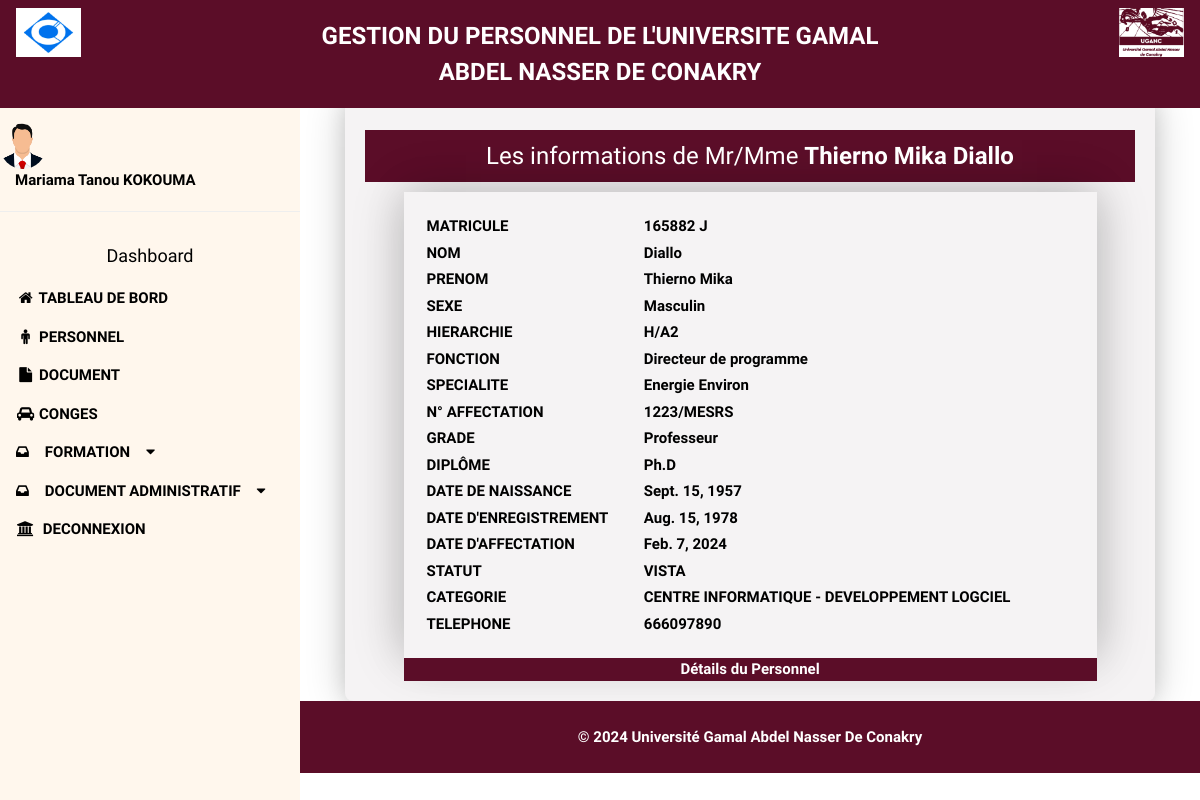
/detailspersonnel/1, run on the app's committed database.
### Application/models.py (models this page shows, shortened)
class Personnel(models.Model):
    matricule = models.CharField(max_length=50)
    nom = models.CharField(max_length=50)
    prenom = models.CharField(max_length=50)
    hierarchie = models.CharField(max_length=50)
    sexe = models.CharField(max_length=50)
    fonction = models.CharField(max_length=80)
    specialite = models.CharField(max_length=81)
    no_acte_affectation = models.CharField(max_length=50)
    grade = models.CharField(max_length=50)
    diplome = models.CharField(max_length=50)
    dateNaissance = models.DateField()
    date_enregistrement = models.DateField()
    statut = models.ForeignKey(Statut, on_delete = models.CASCADE)
    categorie = models.ForeignKey(Categorie, on_delete = models.CASCADE)
    date_affectation = models.DateField()
    telephone = models.CharField(max_length=50)
    class Meta:
        db_table = 'T_Personnel'

class Statut(models.Model):
    nom = models.CharField(max_length = 50)
    def __str__(self) -> str:
        return f'{self.nom}'
    class Meta:
        db_table = 'T_Statut'

class Categorie(models.Model):
    administrationGeneral = models.ForeignKey(AdministrationGeneral, on_delete = models.CASCADE)
    nomcategorie = models.CharField(max_length=100)
    def __str__(self):
        return f'{self.administrationGeneral.nom} - {self.nomcategorie}'
    class Meta:
        db_table = 'T_Categorie'

class AdministrationGeneral(models.Model):
    nom = models.CharField(max_length = 100)
    class Meta:
        db_table = 'T_AdministrationGeneral'

### Application/views.py (the view)
# urls.py: path('detailspersonnel/<int:id>', detailspersonnel, name='detailspersonnel'),
def detailspersonnel(request, id):
    personnel = Personnel.objects.get(id = id)
    context = {
        'personnel' : personnel,
    }
    return render(request, 'src/detailspersonnel.html', context)

### Application/templates/src/detailspersonnel.html (shortened to what this page needs)
{% extends 'template.html' %}
  {% block content %}
  <div class="containerdetailsPersonnel">
    <header>
        <h3>Les informations de Mr/Mme <b>{{personnel.prenom}} {{personnel.nom}}<b></h3>
    </header>
    <table>
        <caption>Détails du Personnel</caption>
        <tr>
            <th>MATRICULE</th>
            <td>{{personnel.matricule}}</td>
        </tr>
        <tr>
            <th>NOM</th>
            <td>{{personnel.nom}}</td>
        </tr>
        <tr>
            <th>PRENOM</th>
            <td>{{personnel.prenom}}</td>
        </tr>
        <tr>
            <th>SEXE</th>
            <td>{{personnel.sexe}}</td>
        </tr>
        <tr>
            <th>HIERARCHIE</th>
            <td>{{personnel.hierarchie}}</td>
        </tr>
        <tr>
            <th>FONCTION</th>
            <td>{{personnel.fonction}}</td>
        </tr>
        <tr>
            <th>SPECIALITE</th>
            <td>{{personnel.specialite}}</td>
        </tr>
        <tr>
            <th>N° AFFECTATION</th>
            <td>{{personnel.no_acte_affectation}}</td>
        </tr>
        <tr>
            <th>GRADE</th>
            <td>{{personnel.grade}}</td>
        </tr>
        <tr>
            <th>DIPLÔME</th>
            <td>{{personnel.diplome}}</td>
        </tr>
        <tr>
            <th>DATE DE NAISSANCE</th>
            <td>{{personnel.dateNaissance}}</td>
        </tr>
        <tr>
            <th>DATE D'ENREGISTREMENT</th>
            <td>{{personnel.date_enregistrement}}</td>
        </tr>
        <tr>
            <th>DATE D'AFFECTATION</th>
            <td>{{personnel.date_affectation}}</td>
        </tr>
        <tr>
            <th>STATUT</th>
            <td>{{personnel.statut}}</td>
        </tr>
        <tr>
            <th>CATEGORIE</th>
            <td>{{personnel.categorie}}</td>
        </tr>
        <tr>
            <th>TELEPHONE</th>
            <td>{{personnel.telephone}}</td>
        </tr>
    </table>
</div>
  {% endblock content %}

### Application/static/assets/css/w3.css (style rules this page uses)
*,*:before,*:after { box-sizing:inherit }
html { -ms-text-size-adjust:100%;-webkit-text-size-adjust:100% }
body { margin:0 }
article,aside,details,figcaption,figure,footer,header,main,menu,nav,section { display:block }
b,strong { font-weight:bolder }
html,body { font-family:Verdana,sans-serif;font-size:15px;line-height:1.5 }
html { overflow-x:hidden }
h3 { font-size:24px }
h1,h2,h3,h4,h5,h6 { font-family:"Segoe UI",Arial,sans-serif;font-weight:400;margin:10px 0 }

### data on the page
Personnel: prenom "Thierno Mika", nom "Diallo", matricule "165882 J", sexe "Masculin", hierarchie "H/A2", fonction "Directeur de programme", specialite "Energie Environ", no_acte_affectation "1223/MESRS", grade "Professeur", diplome "Ph.D", dateNaissance "Sept. 15, 1957", date_enregistrement "Aug. 15, 1978", date_affectation "Feb. 7, 2024", statut "VISTA", categorie "CENTRE INFORMATIQUE - DEVELOPPEMENT LOGCIEL", telephone "666097890"
